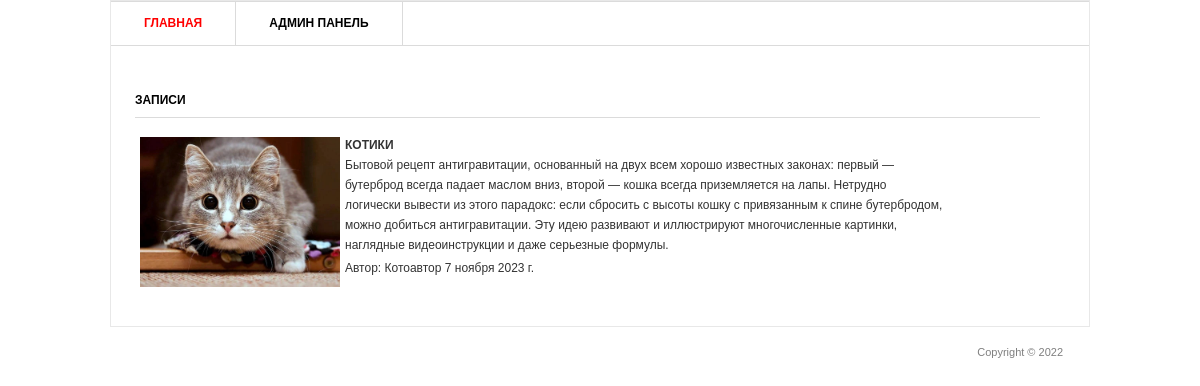
The app's page /, older data.
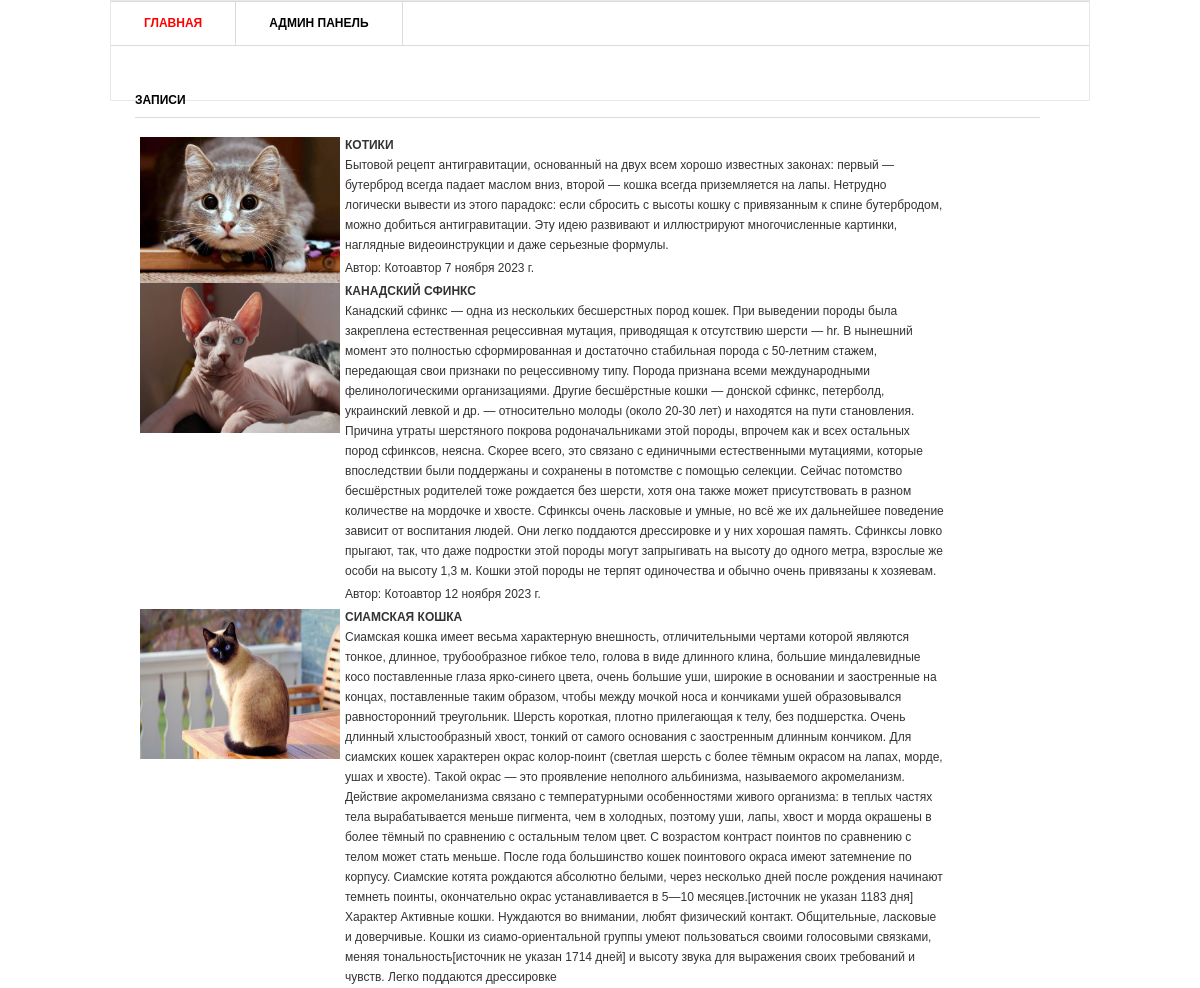
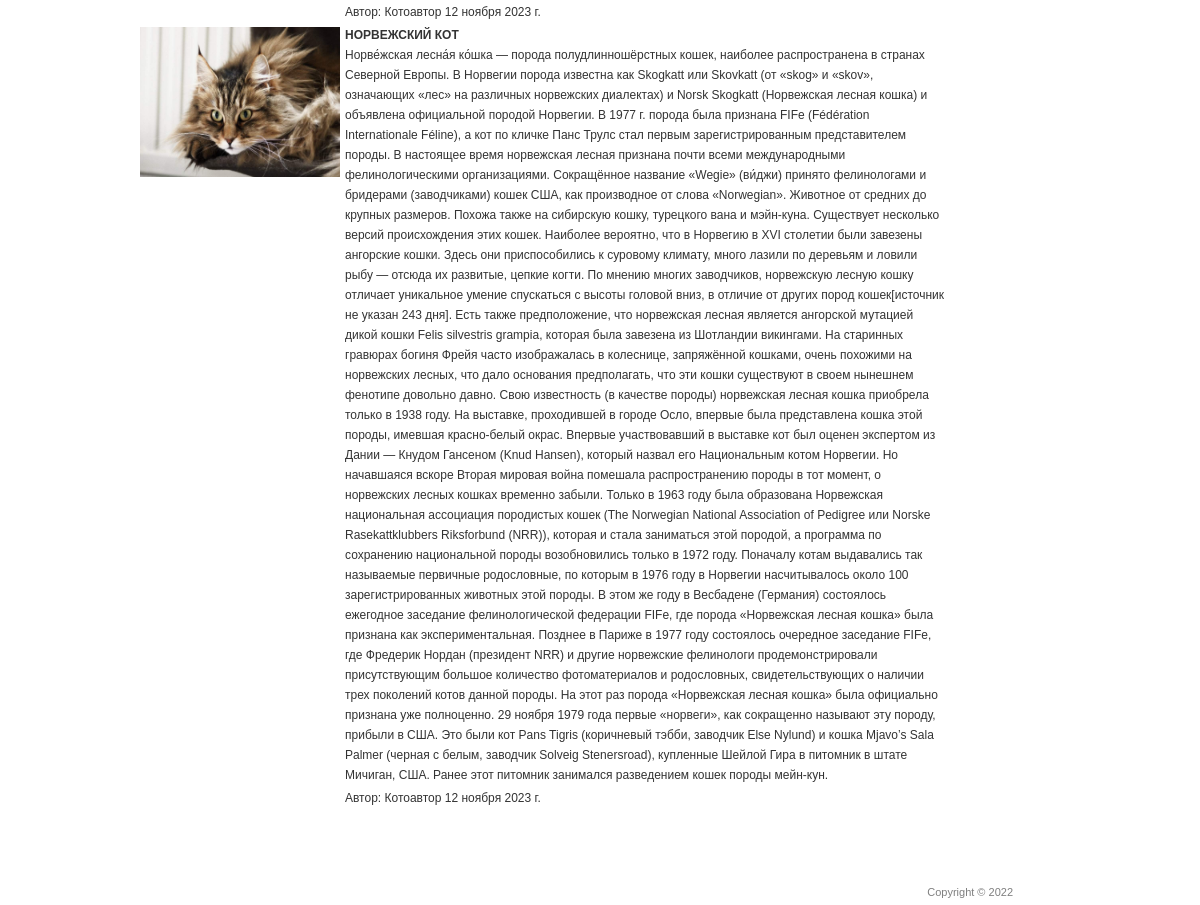
The same page, newer data (2 pictures, top to bottom).
### blog/models.py (models this page shows, shortened)
class Post(models.Model):
    title = models.CharField('Заголовок записи', max_length= 100)
    description = models.TextField('Текст записи')
    author = models.CharField('Автор статьи', max_length=100)
    date = models.DateField('Дата')
    image = models.ImageField('Изображение',upload_to='image/%Y')

### blog/views.py (the view)
# urls.py: path('',views.PostView.as_view()),
class PostView(View):
    def get(self,request):
        posts = Post.objects.all()
        return render(request,'blog/blog.html',{'post_list' : posts})

### templates/blog/blog.html (shortened to what this page needs)
{% load static %}
<html>
<head>
	<link rel="stylesheet" href="{% static 'style.css' %}" type="text/css" media="all" />
</head>
<body>
<div class="shell">
	<div class="border">
		<div id="navigation">
			<ul>
			    <li><a href="#" class="active">Главная</a></li>
			    <li><a href="#">Админ панель</a></li>
			</ul>
		</div>
		<div id="main">
			<div id="content" class="left">
				<div class="projects">
					<h3>Записи</h3>
					{% for post in post_list %}
					<div class="item">
						<div class="image left">
							<p><img src="{{ post.image.url }}" alt="изображение" width="200px" height="150px"/></p>
						</div>
						<div class="text left">
							<h4>{{ post.title }}</h4>
							<p>{{ post.description }}</p>
							<p>Автор: {{post.author}}   {{ post.date}} </p>
						</div>
						{% endfor %}
					</div>
				</div>
			</div>
		</div>
	</div>
	<div id="footer">
		<p class="copy right">Copyright &copy;  2022 </p>
	</div>
</div>
</body>
</html>

### static/style.css (style rules this page uses)
* { margin: 0; padding: 0; outline:0; }
body { font-size: 12px; line-height: 20px; font-family: Georgia, Arial, Helvetica, Sans-Serif; color: #333; background: url() repeat 0 0; }
a { color: #ff0000; text-decoration: none; cursor:pointer; }
.left, .alignleft { float: left; display: inline; }
.right, .alignright { float: right; display: inline; }
.shell { width: 980px; margin: 0 auto; }
.border { border: 1px solid #e8e8e8; background: #fff; position: relative; }
#navigation { height: 43px; border-top: 1px solid #dbdbdb; border-bottom: 1px solid #dbdbdb; }
#navigation ul { list-style: none; }
#navigation ul li { float: left; height: 43px; border-right: 1px solid #dbdbdb; font-size: 12px; line-height: 43px; font-weight: bold; text-transform: uppercase; }
#navigation ul li a { float: left; height: 43px; color: #000; padding: 0 33px; }
#navigation ul li a:hover, #navigation ul li a.active { color: #ff0000; text-decoration: none; }
#main { width: 932px; padding: 37px 24px 17px 24px; }
#main h3 { font-size: 12px; line-height: 15px; color: #000; text-transform: uppercase; border-bottom: 1px solid #dbdbdb; padding: 0 0 9px 0; }
#content { width: 905px; }
.projects { padding: 10px 0 0 0; }
.projects h3 { margin: 0 0 17px 0; }
.projects .item { margin: 0 0 28px 0; }
.projects .image { width: 183px; height: 111px; border: 0px solid #dbdbdb; padding: 2px; margin: 0 20px 0 3px; }
.projects .text { width: 600px; }
.projects .text h4 { font-size: 12px; line-height: 15px; color: #333; text-transform: uppercase; padding: 3px 0 2px 0; }
.projects .text p { padding: 0 0 3px 0; }
#footer { font-family: Arial, sans-serif; font-size: 11px; line-height: 14px; color: #7f7f7f; padding: 18px 27px 20px 38px; }

Row changes from the older to the newer data that the page shows:
added Post: image (picture), title "КАНАДСКИЙ СФИНКС", description "Канадский сфинкс — одна из нескольких бесшерстных пород кошек. При выведении породы была закреплена естественная рецессивная мутация, приводящая к отсутствию шерсти — hr. В нынешний момент это полностью сформированная и достаточно стабильная порода с 50-летним стажем, передающая свои признаки по рецессивному типу. Порода признана всеми международными фелинологическими организациями. Другие бесшёрстные кошки — донской сфинкс, петерболд, украинский левкой и др. — относительно молоды (около 20-30 лет) и находятся на пути становления. Причина утраты шерстяного покрова родоначальниками этой породы, впрочем как и всех остальных пород сфинксов, неясна. Скорее всего, это связано с единичными…", author "Котоавтор", date "12 ноября 2023 г."
added Post: image (picture), title "СИАМСКАЯ КОШКА", description "Сиамская кошка имеет весьма характерную внешность, отличительными чертами которой являются тонкое, длинное, трубообразное гибкое тело, голова в виде длинного клина, большие миндалевидные косо поставленные глаза ярко-синего цвета, очень большие уши, широкие в основании и заостренные на концах, поставленные таким образом, чтобы между мочкой носа и кончиками ушей образовывался равносторонний треугольник. Шерсть короткая, плотно прилегающая к телу, без подшерстка. Очень длинный хлыстообразный хвост, тонкий от самого основания с заостренным длинным кончиком. Для сиамских кошек характерен окрас колор-поинт (светлая шерсть с более тёмным окрасом на лапах, морде, ушах и хвосте). Такой окрас — это…", author "Котоавтор", date "12 ноября 2023 г."
added Post: image (picture), title "НОРВЕЖСКИЙ КОТ", description "Норве́жская лесна́я ко́шка — порода полудлинношёрстных кошек, наиболее распространена в странах Северной Европы. В Норвегии порода известна как Skogkatt или Skovkatt (от «skog» и «skov», означающих «лес» на различных норвежских диалектах) и Norsk Skogkatt (Норвежская лесная кошка) и объявлена официальной породой Норвегии. В 1977 г. порода была признана FIFe (Fédération Internationale Féline), а кот по кличке Панс Трулс стал первым зарегистрированным представителем породы. В настоящее время норвежская лесная признана почти всеми международными фелинологическими организациями. Сокращённое название «Wegie» (ви́джи) принято фелинологами и бридерами (заводчиками) кошек США, как производное от…", author "Котоавтор", date "12 ноября 2023 г."
